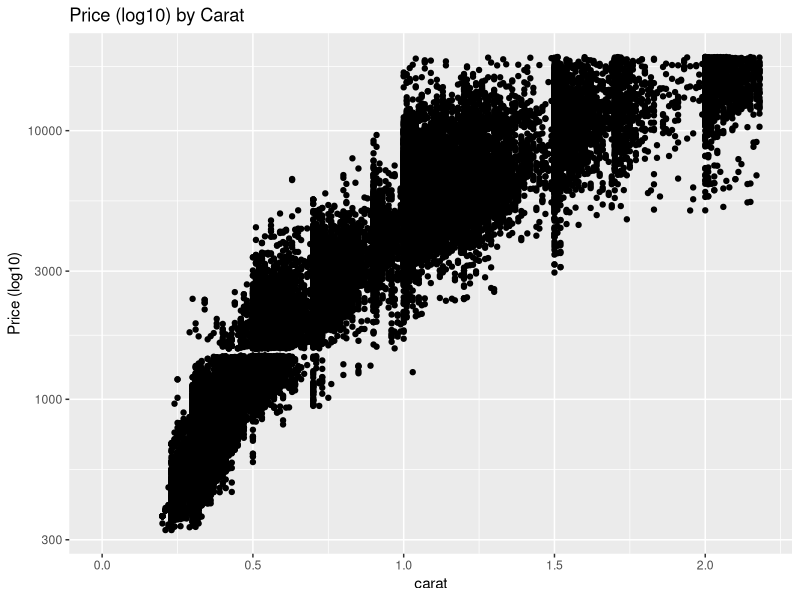
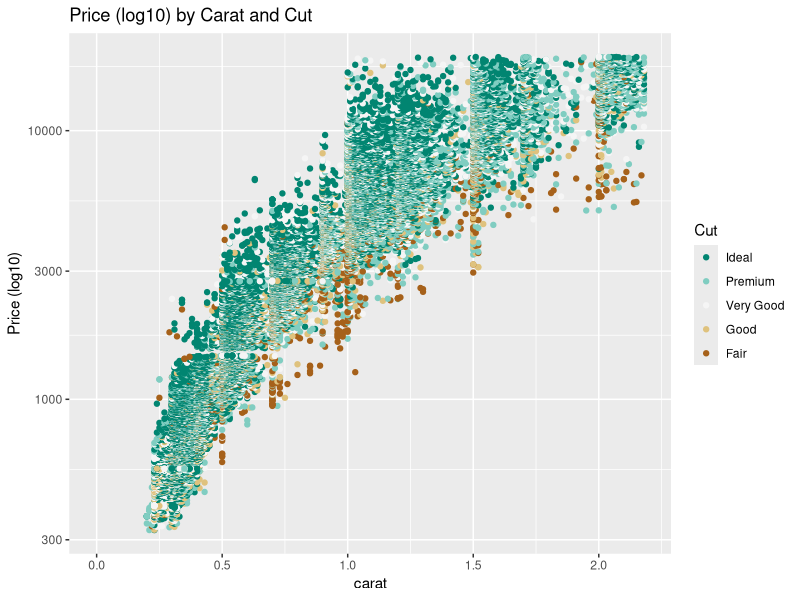
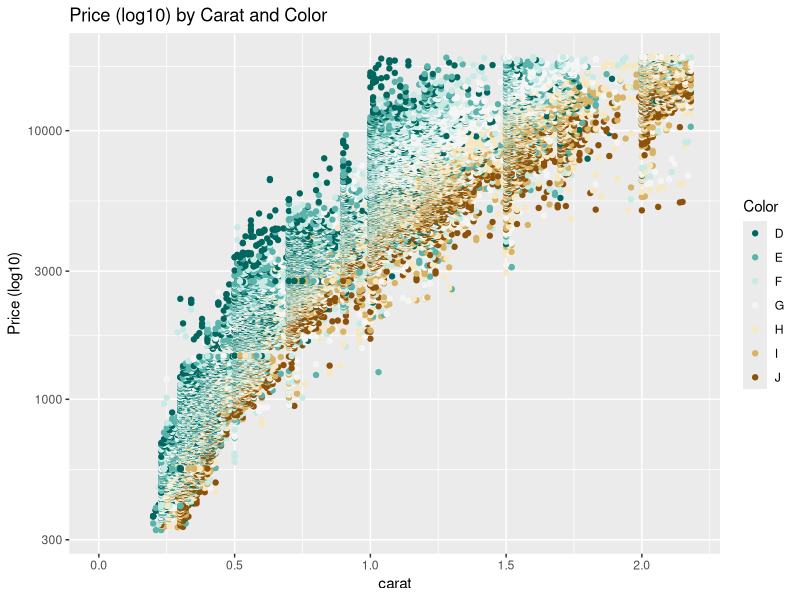
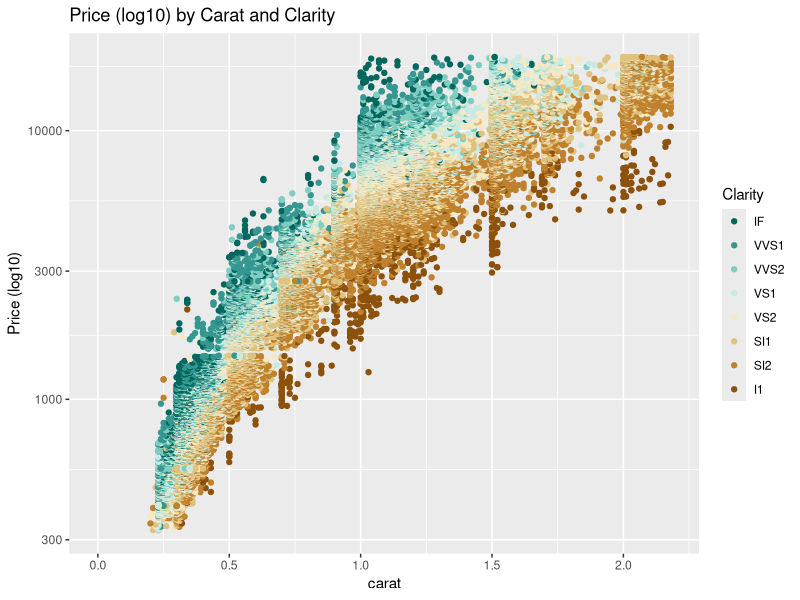

R code for these plots, in order:
## ---- chunk 1
knitr::opts_chunk$set(echo = TRUE)
library(ggplot2)
data(diamonads)
diamonds$color = with(diamonds, factor(color, levels = rev(levels(color))))
## ---- chunk 2
ggplot(diamonds, aes(x = carat, y = price)) +
  geom_point() + 
  scale_y_log10() + 
  xlim(c(0, quantile(diamonds$carat, 0.99))) + 
  ylab('Price (log10)') + 
  ggtitle('Price (log10) by Carat')
## ---- chunk 3
ggplot(diamonds, aes(x = carat, y = price)) +
  geom_point(aes(color = cut)) + 
  scale_color_brewer(type = 'div',
                     guide = guide_legend(title = 'Cut', reverse = T)) + 
  scale_y_log10() + 
  xlim(c(0, quantile(diamonds$carat, 0.99))) + 
  ylab('Price (log10)') + 
  ggtitle('Price (log10) by Carat and Cut')
## ---- chunk 4
ggplot(diamonds, aes(x = carat, y = price)) +
  geom_point(aes(color = color)) + 
  scale_color_brewer(type = 'div',
                     guide = guide_legend(title = 'Color', reverse = T)) + 
  scale_y_log10() + 
  xlim(c(0, quantile(diamonds$carat, 0.99))) + 
  ylab('Price (log10)') + 
  ggtitle('Price (log10) by Carat and Color')
## ---- chunk 5
ggplot(diamonds, aes(x = carat, y = price)) +
  geom_point(aes(color = clarity)) + 
  scale_color_brewer(type = 'div',
                     guide = guide_legend(title = 'Clarity', reverse = T)) + 
  scale_y_log10() + 
  xlim(c(0, quantile(diamonds$carat, 0.99))) + 
  ylab('Price (log10)') + 
  ggtitle('Price (log10) by Carat and Clarity')
